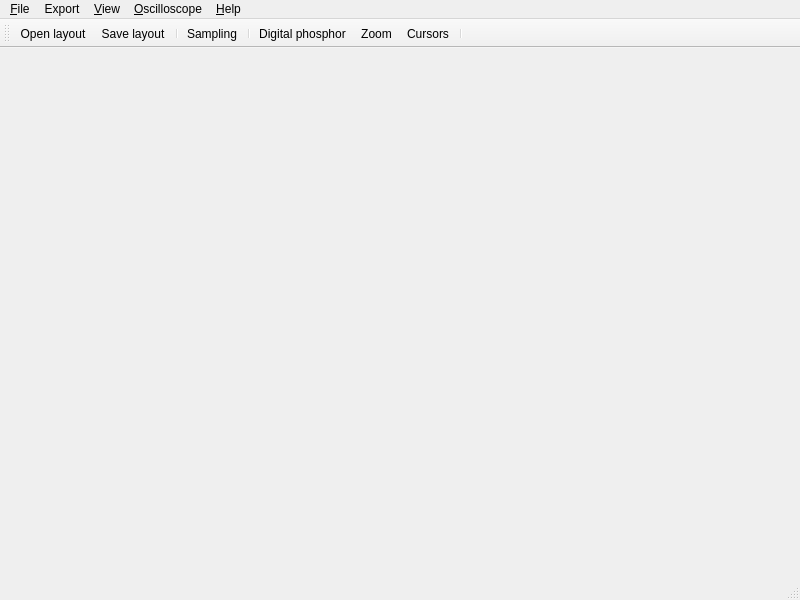
<?xml version="1.0" encoding="UTF-8"?>
<ui version="4.0">
 <class>MainWindow</class>
 <widget class="QMainWindow" name="MainWindow">
  <property name="geometry">
   <rect>
    <x>0</x>
    <y>0</y>
    <width>800</width>
    <height>600</height>
   </rect>
  </property>
  <property name="windowTitle">
   <string>MainWindow</string>
  </property>
  <widget class="QWidget" name="centralwidget"/>
  <widget class="QMenuBar" name="menubar">
   <property name="geometry">
    <rect>
     <x>0</x>
     <y>0</y>
     <width>800</width>
     <height>28</height>
    </rect>
   </property>
   <widget class="QMenu" name="menuFile">
    <property name="title">
     <string>&amp;File</string>
    </property>
    <addaction name="actionOpen"/>
    <addaction name="actionSave"/>
    <addaction name="actionSave_as"/>
    <addaction name="separator"/>
    <addaction name="actionExit"/>
   </widget>
   <widget class="QMenu" name="menuView">
    <property name="title">
     <string>&amp;View</string>
    </property>
    <addaction name="actionDigital_phosphor"/>
    <addaction name="actionZoom"/>
    <addaction name="actionCursors"/>
    <addaction name="separator"/>
    <addaction name="actionManualCommand"/>
   </widget>
   <widget class="QMenu" name="menuOscilloscope">
    <property name="title">
     <string>&amp;Oscilloscope</string>
    </property>
    <addaction name="actionSettings"/>
    <addaction name="separator"/>
    <addaction name="actionSampling"/>
   </widget>
   <widget class="QMenu" name="menuHelp">
    <property name="title">
     <string>&amp;Help</string>
    </property>
    <addaction name="actionAbout"/>
   </widget>
   <widget class="QMenu" name="menuExport">
    <property name="title">
     <string>Export</string>
    </property>
   </widget>
   <addaction name="menuFile"/>
   <addaction name="menuExport"/>
   <addaction name="menuView"/>
   <addaction name="menuOscilloscope"/>
   <addaction name="menuHelp"/>
  </widget>
  <widget class="QStatusBar" name="statusbar"/>
  <widget class="QToolBar" name="toolBar">
   <property name="windowTitle">
    <string>Toolbar</string>
   </property>
   <attribute name="toolBarArea">
    <enum>TopToolBarArea</enum>
   </attribute>
   <attribute name="toolBarBreak">
    <bool>false</bool>
   </attribute>
   <addaction name="actionOpen"/>
   <addaction name="actionSave"/>
   <addaction name="separator"/>
   <addaction name="actionSampling"/>
   <addaction name="separator"/>
   <addaction name="actionDigital_phosphor"/>
   <addaction name="actionZoom"/>
   <addaction name="actionCursors"/>
   <addaction name="separator"/>
  </widget>
  <action name="actionOpen">
   <property name="text">
    <string>Open layout</string>
   </property>
   <property name="shortcut">
    <string>Ctrl+O</string>
   </property>
  </action>
  <action name="actionSave">
   <property name="text">
    <string>Save layout</string>
   </property>
   <property name="shortcut">
    <string>Ctrl+S</string>
   </property>
  </action>
  <action name="actionSave_as">
   <property name="text">
    <string>Save as ...</string>
   </property>
  </action>
  <action name="actionExit">
   <property name="text">
    <string>Exit</string>
   </property>
  </action>
  <action name="actionDigital_phosphor">
   <property name="checkable">
    <bool>true</bool>
   </property>
   <property name="text">
    <string>Digital phosphor</string>
   </property>
  </action>
  <action name="actionZoom">
   <property name="checkable">
    <bool>true</bool>
   </property>
   <property name="text">
    <string>Zoom</string>
   </property>
  </action>
  <action name="actionDocking_windows">
   <property name="text">
    <string>Docking windows</string>
   </property>
  </action>
  <action name="actionToolbars">
   <property name="text">
    <string>Toolbars</string>
   </property>
  </action>
  <action name="actionAbout">
   <property name="text">
    <string>About</string>
   </property>
  </action>
  <action name="actionSettings">
   <property name="text">
    <string>Settings</string>
   </property>
  </action>
  <action name="actionSampling">
   <property name="checkable">
    <bool>true</bool>
   </property>
   <property name="text">
    <string>Sampling</string>
   </property>
   <property name="shortcut">
    <string>Space</string>
   </property>
  </action>
  <action name="actionManualCommand">
   <property name="checkable">
    <bool>true</bool>
   </property>
   <property name="text">
    <string>Manual command</string>
   </property>
  </action>
  <action name="actionCursors">
   <property name="checkable">
    <bool>true</bool>
   </property>
   <property name="text">
    <string>Cursors</string>
   </property>
  </action>
 </widget>
 <resources/>
 <connections/>
</ui>
